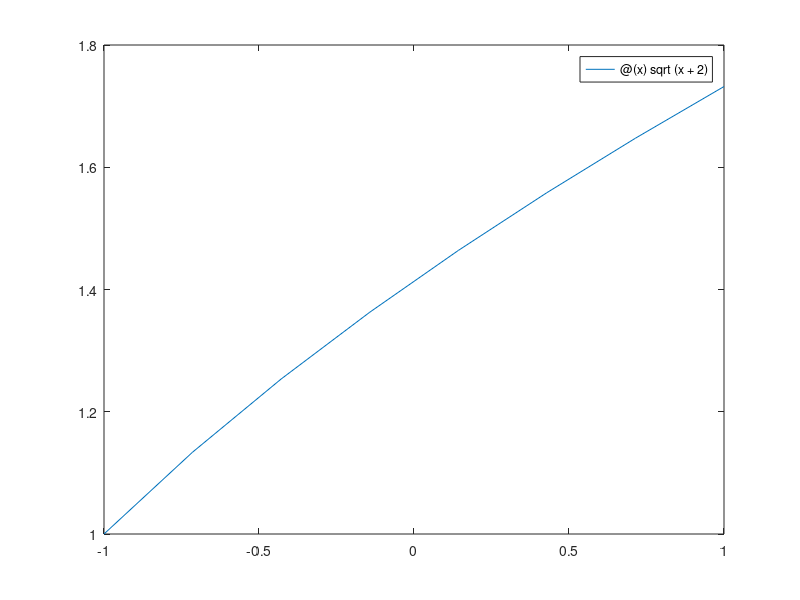

MATLAB code to generate this figure: (Note: this script raises an error after producing the figure.)
% --- LABORATION 2 ---
% @author Jakob Carlsson & Viola S�derlund
% @version 2020-04-25

% 3. Numerisk integration

f = @(x) sqrt(x + 2);
f_d = @(x) 1 / (2 * sqrt(x + 2));
f_d2 = @(x) -(1 / (4 * (x + 2) * sqrt(x + 2)));

% a) Ritar grafen och ber�knar integralen analytiskt.

disp('--- A. ---');

figure('Name', 'a) Integralen av f i [-1, 1]', 'NumberTitle', 'off');
fplot(f, [-1 1]);

I = 2*sqrt(3) - 2/3;

% b) Approximerar integralen med trapetsregeln.

disp('--- B. ---');

h = [1 0.5 0.25 0.125 0.0625];

results = zeros(length(h), 3);

disp('results: h, T_h, diff.')

T_h = trapezoidal(f, h(1));
results(1,:) = [ h(1) T_h NaN ];

for i = 2:length(h)
    old = T_h;
    T_h = trapezoidal(f, h(i));
    results(i,:) = [ h(i) T_h (T_h - old) ];
end

results

disp('Approximationen konvergerar n�r h -> 0.');

% c) Unders�ker felet

disp('--- C. ---');

results = zeros(length(h), 4);

disp('results: h, err, diff., teoretical_limit')

err = abs(I - trapezoidal(f, h(1)));
results(1,:) = [ h(1) err NaN error(f_d2, h(1)) ];

for i = 2:length(h)
    old = err;
    err = abs(I - trapezoidal(f, h(i)));
    results(i,:) = [ h(i) err (err / old) error(f_d2, h(i)) ];
end

results

disp('Felet minskar ca. 4 g�nger d� h halveras.');
disp('Teorin s�ger att felet �verensst�mmer med felet i styckvis linj�r interpolation, vilket visar sig st�mma.');

% d) Approximerar integralen med Simpsons formel.

disp('--- D. ---');

results = zeros(length(h), 3);

disp('results: h, S_h, error')

for i = 1:length(h)
    S = simpson(f, h(i));
    results(i,:) = [ h(i) S abs(I - S) ];
end

results

disp('Approximationen konvergerar n�r h -> 0.');

% e) Plottar felet

y_t = zeros(1,length(h));
y_s = y_t;
for i = 1:length(h) 
    y_t(i) = abs(trapezoidal(f, h(i)) - I);
    y_s(i) = abs(simpson(f, h(i)) - I);
end

figure('Name', 'e) Verifiera noggrannhetsordning', 'NumberTitle', 'off');
loglog(h, y_t, '-s');
hold on;
    loglog(h, y_s, '-s');
    loglog(h, h.^2, '-o');
    loglog(h, h.^4, '-o');
    
    legend('Trapets', 'Simpsons', 'h^2', 'h^4', 'Location', 'southeast');
    grid on;
hold off;

disp('Approximationen visar att metoderna kan beskrivas med:');
disp('-- Trapets: e(h) = O(h^2)');
disp('-- Simpsons: e(h) = O(h^4)'); 
% Notis: Eftersom f �r fyra g�nger deriverbar, borde funktionen ha
% noggrannhetsordning 4.

function app_error = error(f, h)
    f_range = f(-1);
    for x = -0.999:0.001:1
        f_range = [ f_range; abs(f(x)) ];
    end
    
    [y_max ind] = max(f_range);
    
    app_error = abs(y_max * (-1 - 1) / 12 * h*h);
end

function sum = trapezoidal(f, h)
    sum = f(-1) / 2;

    for x_i = (-1 + h):h:(1 - h)
        sum = sum + f(x_i);
    end
    
    sum = (sum + f(1) / 2) * h;
end

function sum = simpson(f, h)
    n = 2 / h;

    odd_sum = 0;
    for i = 1:2:n-1
        odd_sum = odd_sum + f(-1 + h*i);
    end
    
    even_sum = 0;
    for i = 2:2:n-2
        even_sum = even_sum + f(-1 + h*i);
    end
    
    sum = (f(-1) + 4*odd_sum + 2*even_sum + f(1)) * h/3;
end